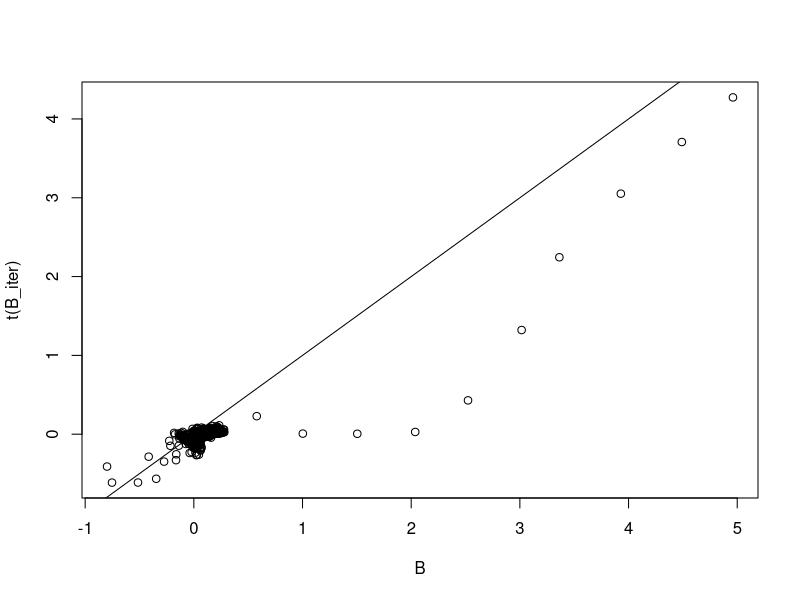
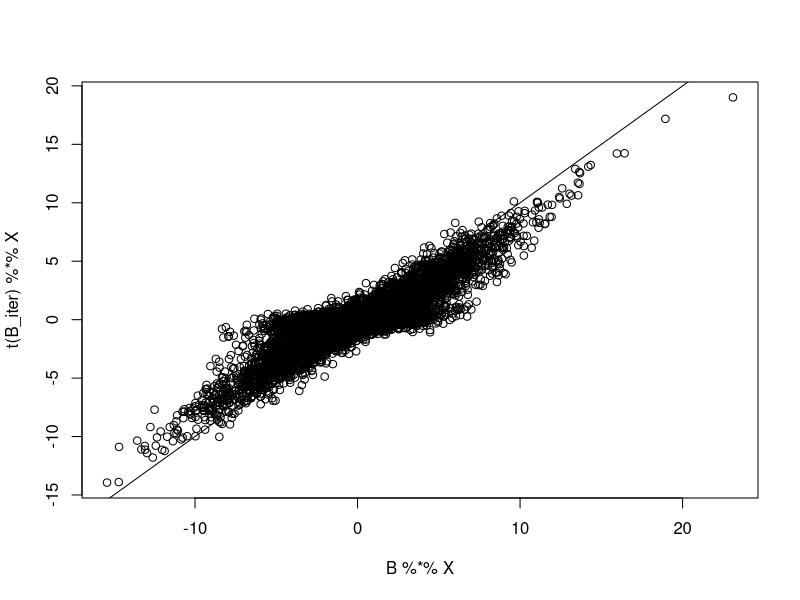
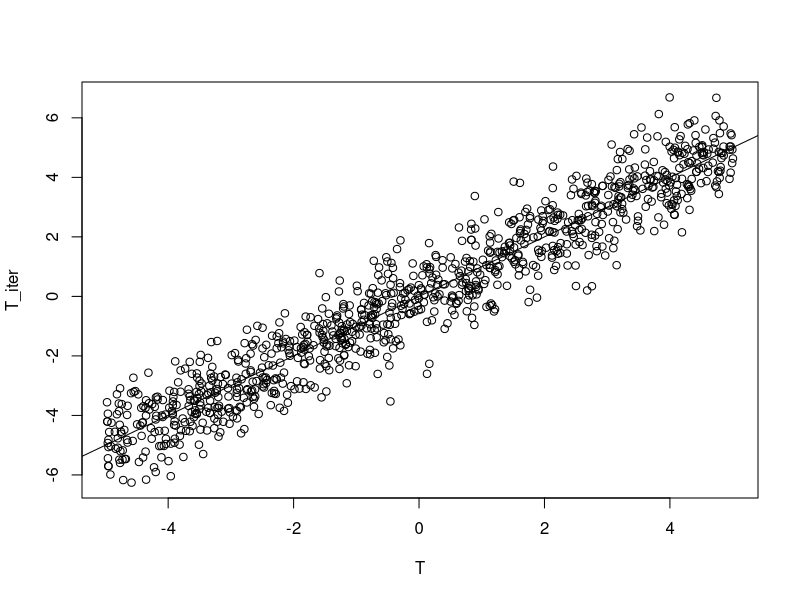
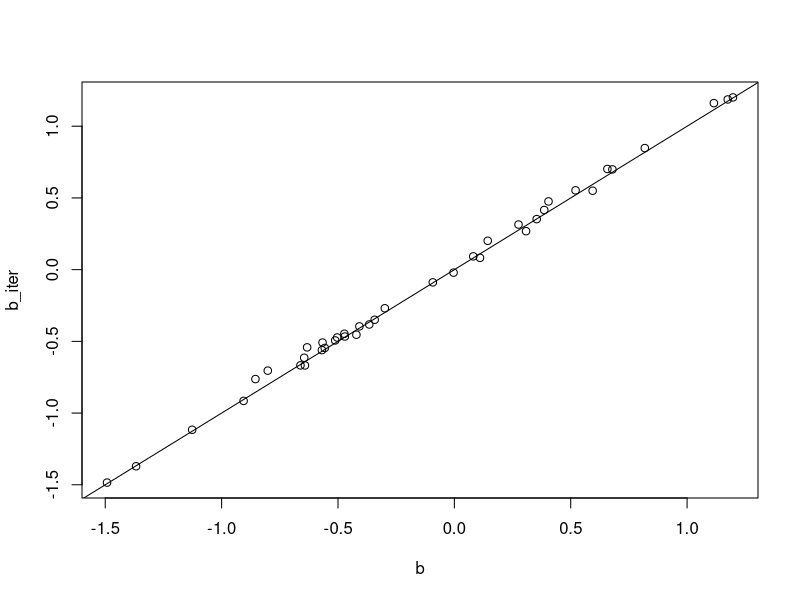
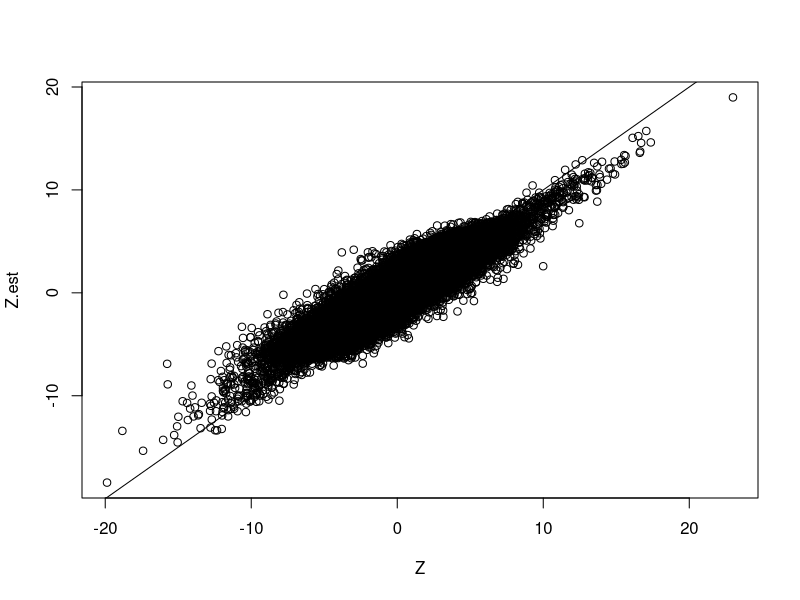
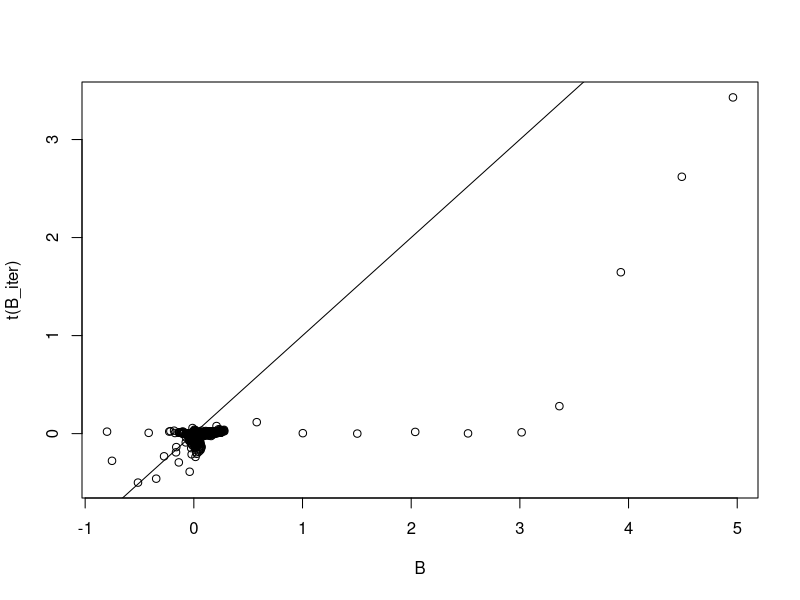
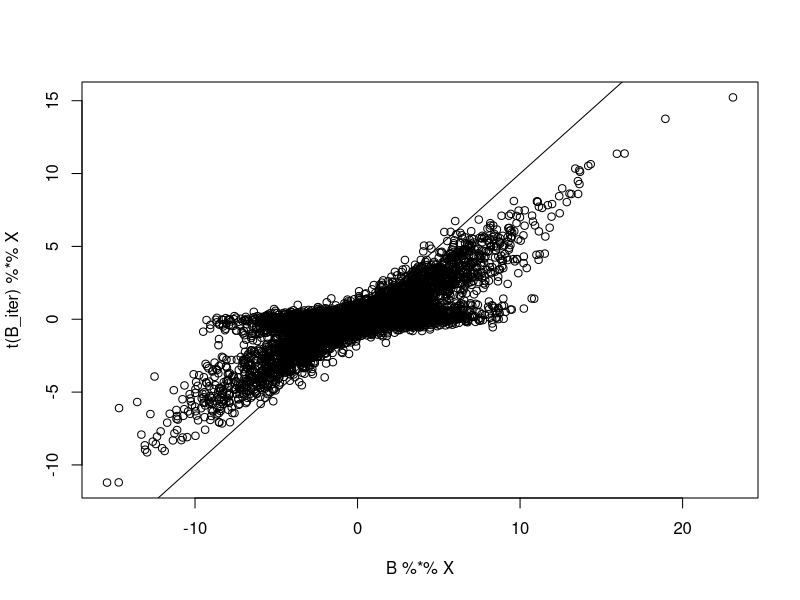
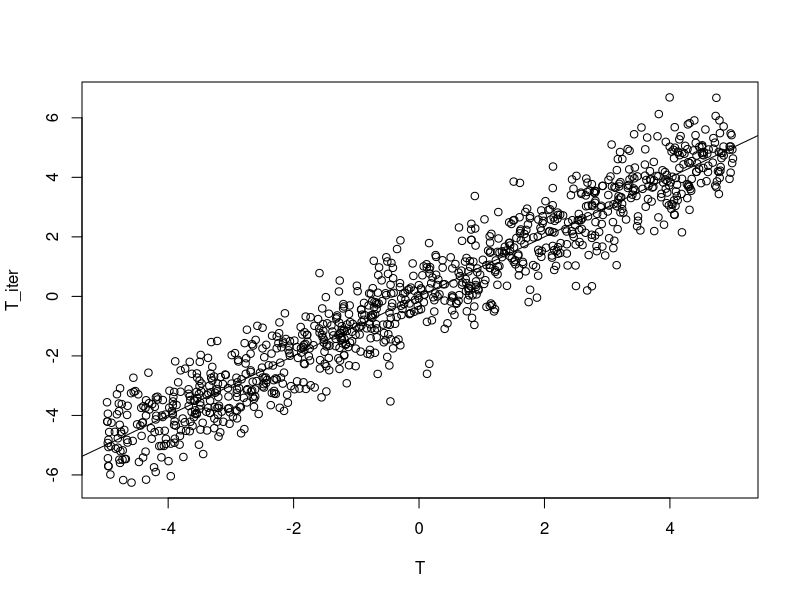

Generate these figures, in order, with R:
# Used library
library(mvtnorm)
library(expm)
library(MASS)
library(tidyverse)
set.seed(120733)
# set.seed(19911130)

## ANN function
rrr <- function(X,Y,lambda,gamma = 2){
  rrresult <- list()
  
  #1 estimate C using LS estimator (generalized inverse is used)
  Clhat <- ginv(t(X)%*%X)%*%t(X)%*% Y
  
  #2 eigendecomposite of CLhar
  Uhat <- svd(X%*%Clhat)$u
  vhat <- svd(X%*%Clhat)$v
  D <- diag(svd(X%*%Clhat)$d)
  
  #3. weight for soft-thredshold and rank
  weight <-  (svd(X%*%Clhat)$d)^(-gamma)
  rrresult$weight <- weight
  rrresult$r <-  sum(svd(X%*%Clhat)$d > lambda^(1/(gamma+1)))
  
  #4. soft-thredsholding
  diagvalue <-  svd(X%*%Clhat)$d -lambda*weight
  th <- ifelse(diagvalue < 0, 0, diagvalue)
  SDhat <-  diag(th)
  
  rrresult$thd <- diagvalue
  
  #5. low rank solution C
  rrresult$CShat <-  Clhat %*% vhat %*% ginv(D) %*% SDhat %*% t(vhat)
  
  return(rrresult)
}

# function to generate a random orthonormal matrix
rortho <- function(x){
  return(qr.Q(qr(array(runif(x), dim = c(x,x)))))
}

# simulation settings
# sample size n (n person's data have been taken)
n <- 1000

# number of metabolites
m <- 100

# number of taxa
k <- 40

# rank of matrix B
r <- 10

# Generate X from Multivariate Noromal with identity variance and covariance matrix
X <- matrix(rnorm(m*n), nrow = m, ncol = n, byrow = TRUE)

# Generate low-rank matrix B
sing.vals <- 5*((r:1)/r + 1/r)
B <- rortho(k)[,1:r] %*% diag(sing.vals) %*% rortho(m)[1:r,]


# Generate T vector from Unif(0, 10)
T <- matrix(runif(n, min = 0, max = 10), nrow = 1)
T <- T - mean(T)

# Generate b vector for intercept from N(0,1)
b <- matrix(rnorm(k), ncol = 1)

# Generate random error
E <- matrix(rnorm(k*n), nrow = k, ncol = n)

# Calculate our new Z = XB + 1T + E
Z <- B %*% X + b %*% matrix(rep(1,n), nrow = 1)+  matrix(rep(1, k), ncol = 1) %*% T + E

# convergence criterion
vareps <- 10^(-3)

# range of lambda
lambda.seq <- exp(seq(13, 14, 1))
rank.est <- rep(0, length(lambda.seq))
converge.iter <- rep(0, length(lambda.seq))
num_obj <- rep(0, length(lambda.seq))

for (i in 1: length(lambda.seq)) {
  # initial estimated B
  qrX <- qr(t(X), tol = 10^-7)
  B_iter <- qr.coef(qrX, t(Z))
  
  # initial estimated b, reset the seed
  set.seed(Sys.time())
  b_iter <- matrix(rnorm(k), ncol = 1)
  
  # initial estimated T (LS)
  T_iter <- t(matrix(rowMeans(t(Z) - t(X) %*% B_iter), nrow = 1))
  # T_iter <- T_iter1 - mean(T_iter1)
  
  disT <- 1
  disB <- 1
  disXB <- 1
  disbeta <- 1
  iter.count <- 1
  
  while ((((disB > vareps) || (disT > vareps) || (disbeta > vareps))  && ((disXB > vareps) || (disT > vareps) || (disbeta > vareps))) && (iter.count < 3000)) {
    Z_iter_B <- t(Z) - T_iter %*% t(matrix(rep(1, k), ncol = 1)) - t(b_iter %*% matrix(rep(1,n), nrow = 1))
    B_iter_next <- rrr(t(X), Z_iter_B, lambda = lambda.seq[i])$CShat
    B_iter_next_rank <- rrr(t(X), Z_iter_B, lambda = lambda.seq[i])$r
    
    Z_iter_b <- t(Z) - t(X) %*% B_iter - T_iter %*% t(matrix(rep(1, k), ncol = 1))
    b_iter_next <- t(1/n * (matrix(rep(1, n), nrow = 1) %*% Z_iter_b))
    
    # Using LS method
    T_iter_next <- t(matrix(rowMeans(t(Z) - t(X) %*% B_iter), nrow = 1))
    
    iter_weight <- sort(rrr(t(X), Z_iter_B, lambda = lambda.seq[i])$weight)
    disT <- sum((T_iter - T_iter_next)^2)
    disB <- sum((B_iter - B_iter_next)^2)
    disbeta <- sum((b_iter - b_iter_next)^2)
    disXB <- sum((t(B_iter) %*% X - t(B_iter_next) %*% X)^2)
    # print(c(disT, disB, disXB, disbeta))
    # print(sum(T_iter))
    
    B_iter <- B_iter_next
    T_iter <- T_iter_next
    b_iter <- b_iter_next
    iter.count <- iter.count + 1
    # print(iter.count)
  }
  rank.est[i] <- B_iter_next_rank
  converge.iter[i] <- iter.count
  num_obj[i] <- 1/2 * sum((t(Z) - t(X) %*% B_iter - T_iter %*% matrix(rep(1, k), nrow = 1) - t(b_iter %*% matrix(rep(1,n), nrow = 1)))^2) + 
    lambda.seq[i] * sum(iter_weight*svd(t(X) %*% B_iter)$d)
  Z.est <-  t(B_iter) %*% X + matrix(rep(1, k), ncol = 1) %*% t(T_iter)
  
  # # save image for B matrix
  # png(paste0("plot-B-ls-3steps-gamma2.png"))
  # plot(B, t(B_iter))
  # abline(a = 0, b = 1)
  # dev.off()
  # 
  # # save image for XB matrix
  # png(paste0("plot-XB-ls-3setps-gamma2.png"))
  # plot(B %*% X, t(B_iter) %*% X)
  # abline(a = 0, b = 1)
  # dev.off()
  # 
  # # save image for T matrix
  # png(paste0("plot-T-ls-3steps-gamma2.png"))
  # plot(T, T_iter)
  # abline(a = 0, b = 1)
  # dev.off()
  # 
  # # save image for T matrix
  # png(paste0("plot-beta-ls-3steps-gamma2.png"))
  # plot(b, b_iter)
  # abline(a = 0, b = 1)
  # dev.off()
  # 
  # # save image for Z matrix
  # png(paste0("plot-Z-ls-3steps-gamma2.png"))
  # plot(Z, Z.est)
  # abline(a = 0, b = 1)
  # dev.off()
}

T[1:10]
T_iter[1:10]
b[1:10]
b_iter[1:10]
B[1:2, 1:7]
t(B_iter)[1:2, 1:7]
(B%*%X)[1:2, 1:7]
(t(B_iter)%*%X)[1:2, 1:7]
num_obj
converge.iter

rank.est.rls <- rep(0, length(lambda.seq))
converge.iter.rls <- rep(0, length(lambda.seq))
num_obj.rls <- rep(0, length(lambda.seq))

#RLS method start
for (i in 1: length(lambda.seq)) {
  # initial estimated B
  qrX <- qr(t(X), tol = 10^-7)
  B_iter <- qr.coef(qrX, t(Z))
  
  # initial estimated b
  # set.seed(Sys.time())
  b_iter <- matrix(rnorm(k), ncol = 1)
  
  # initial estimated T (RLS)
  T_iter <- T_iter - mean(T_iter)
  
  disT <- 1
  disB <- 1
  disbeta <- 1
  disXB <- 1
  iter.count.rls <- 1
  
  while ((((disB > vareps) || (disT > vareps) || (disbeta > vareps))  && ((disXB > vareps) || (disT > vareps) || (disbeta > vareps))) && (iter.count < 3000)) {
    Z_iter_B <- t(Z) - T_iter %*% t(matrix(rep(1, k), ncol = 1)) - t(b_iter %*% matrix(rep(1,n), nrow = 1))
    B_iter_next <- rrr(t(X), Z_iter_B, lambda = lambda.seq[i])$CShat
    B_iter_next_rank <- rrr(t(X), Z_iter_B, lambda = lambda.seq[i])$r
    
    Z_iter_b <- t(Z) - t(X) %*% B_iter - T_iter %*% t(matrix(rep(1, k), ncol = 1))
    b_iter_next <- t(1/n * (matrix(rep(1, n), nrow = 1) %*% Z_iter_b))
    
    T_iter_next <- t(matrix(rowMeans(t(Z) - t(X) %*% B_iter), nrow = 1))
    T_iter_next <- T_iter_next - mean(T_iter_next)
    
    iter_weight <- sort(rrr(t(X), Z_iter_B, lambda = lambda.seq[i])$weight)
    disT <- sum((T_iter - T_iter_next)^2)
    disB <- sum((B_iter - B_iter_next)^2)
    disbeta <- sum((b_iter - b_iter_next)^2)
    disXB <- sum((t(B_iter) %*% X - t(B_iter_next) %*% X)^2)
    print(c(disT, disB, disXB, disbeta))
    print(sum(T_iter))
    
    B_iter <- B_iter_next
    T_iter <- T_iter_next
    b_iter <- b_iter_next
    iter.count.rls <- iter.count.rls + 1
    # print(iter.count)
  }
  rank.est.rls[i] <- B_iter_next_rank
  converge.iter.rls[i] <- iter.count
  num_obj.rls[i] <- 1/2 * sum((t(Z) - t(X) %*% B_iter - T_iter %*% matrix(rep(1, k), nrow = 1) - t(b_iter %*% matrix(rep(1,n), nrow = 1)))^2) + 
    lambda.seq[i] * sum(iter_weight*svd(t(X) %*% B_iter)$d)
  Z.est <-  t(B_iter) %*% X + matrix(rep(1, k), ncol = 1) %*% t(T_iter)

  
  # save image for B matrix
  png(paste0("plot-B-rls-3steps-gamma2.png"))
  plot(B, t(B_iter))
  abline(a = 0, b = 1)
  dev.off()

  # save image for XB matrix
  png(paste0("plot-XB-rls-3setps-gamma2.png"))
  plot(B %*% X, t(B_iter) %*% X)
  abline(a = 0, b = 1)
  dev.off()

  # save image for T matrix
  png(paste0("plot-T-rls-3steps-gamma2.png"))
  plot(T, T_iter)
  abline(a = 0, b = 1)
  dev.off()

  # save image for T matrix
  png(paste0("plot-beta-rls-3steps-gamma2.png"))
  plot(b, b_iter)
  abline(a = 0, b = 1)
  dev.off()

  # save image for Z matrix
  png(paste0("plot-Z-rls-3steps-gamma2.png"))
  plot(Z, Z.est)
  abline(a = 0, b = 1)
  dev.off()
}


T[1:10]
T_iter[1:10]
b[1:10]
b_iter[1:10]
B[1:2, 1:7]
t(B_iter)[1:2, 1:7]
(B%*%X)[1:2, 1:7]
(t(B_iter)%*%X)[1:2, 1:7]
num_obj.rls
converge.iter.rls
